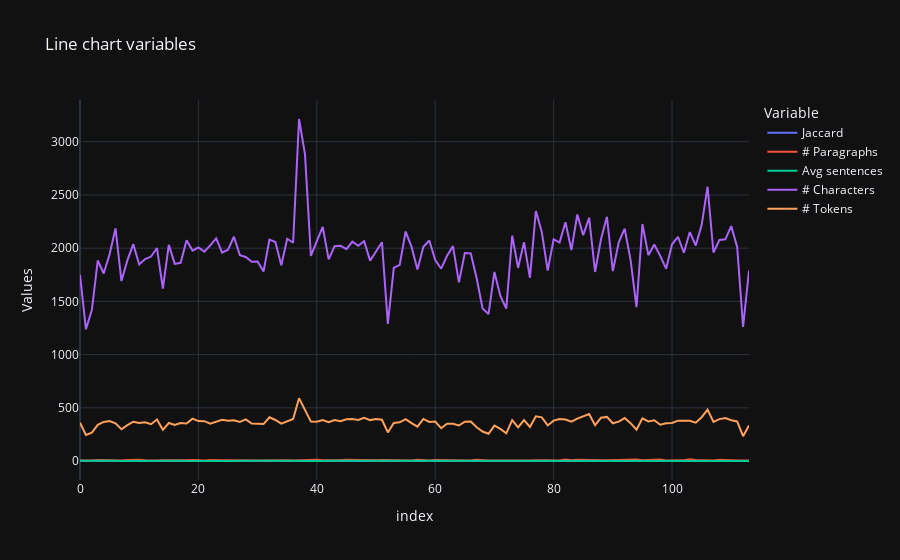

Write notebook code for a chart like this one.
### Code cell
import plotly.express as px

# interactive version of graphs
data = pd.read_csv('results-' + suffix + '.csv')

# Creating interactive graphs with plotly
fig = px.line(data, x=data.index, y=['Jaccard', '# Paragraphs', 'Avg sentences', '# Characters', '# Tokens'],
              labels={'value': 'Values', 'variable': 'Variable'},
              title='Line chart variables')

fig.show()
